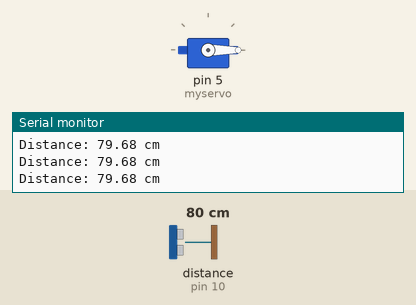
A program run on a simulated Arduino Uno, built with avr-gcc and run on an emulated ATmega328P. On the bench: servo, the last lines printed to the serial monitor. Wiring (inferred from the names in the program): ultrasonic range finder: trigger pin 9; echo pin 10. The inputs (shaded band) are chosen by the test bench; at power-on: distance to the obstacle (sensor on pin 10) 80 cm. The echo pulse lasts 58.3 µs per cm.

Above: at 1.2 s.
1.3 s: distance to the obstacle (sensor on pin 10) set to 18 cm
4.3 s: distance to the obstacle (sensor on pin 10) set to 13 cm
At 4.6 s:
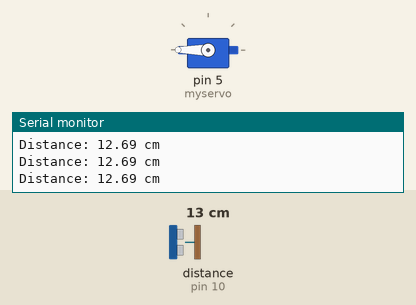
5.8 s: distance to the obstacle (sensor on pin 10) set to 35 cm
At 6.9 s:
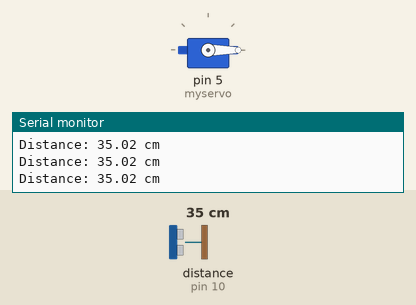
8.8 s: distance to the obstacle (sensor on pin 10) set to 12 cm
At 10.2 s:
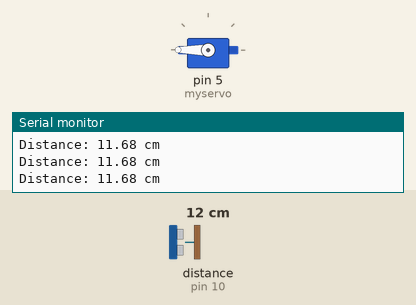
Timing chart, 0 to 11.8 s (numbered marks = the images above; inputs shaded):
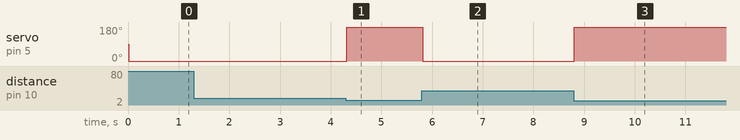

The program:

main.cpp
```cpp
/**
 * @file Ultrasonic_Servo_Control.ino
 * @version 1.0
 * @date 18 Feb 2026
 * @author Bhartendu Ji
 *
 * @brief Object detection and servo control using Ultrasonic Sensor (HC-SR04).
 *
 * @details
 * This program measures the distance of an object using an HC-SR04
 * ultrasonic sensor. If the detected object is within 15 cm,
 * a servo motor rotates to 180 degrees. Otherwise, it returns
 * to 0 degrees.
 *
 * @section hardware Hardware Requirements
 * - Arduino Board (Uno/Nano/etc.)
 * - HC-SR04 Ultrasonic Sensor
 * - Servo Motor (SG90 or equivalent)
 *
 * @section wiring Wiring Configuration
 * Ultrasonic Sensor:
 * - VCC  -> 5V
 * - GND  -> GND
 * - Trig -> Digital Pin 9
 * - Echo -> Digital Pin 10
 *
 * Servo Motor:
 * - Signal -> Digital Pin 5
 * - VCC    -> 5V
 * - GND    -> GND
 *
 * @section working Working Principle
 * 1. Send a short trigger pulse to the ultrasonic sensor.
 * 2. Measure echo return time using pulseIn().
 * 3. Calculate distance using speed of sound.
 * 4. Rotate servo based on threshold distance (15 cm).
 */

#include <Servo.h>

/** @brief Servo motor object */
Servo myservo;

/** @brief Ultrasonic trigger pin */
int trg_pin = 9;

/** @brief Ultrasonic echo pin */
int ech_pin = 10;


/**
 * @brief System initialization routine.
 *
 * Initializes:
 * - Ultrasonic sensor pins
 * - Servo motor attachment
 * - Serial communication (9600 baud)
 */
void setup() {
  pinMode(trg_pin, OUTPUT);
  pinMode(ech_pin, INPUT);

  myservo.attach(5);   ///< Attach servo to digital pin 5

  Serial.begin(9600);
}


/**
 * @brief Main control loop.
 *
 * @details
 * - Sends trigger pulse to ultrasonic sensor.
 * - Measures echo duration.
 * - Calculates distance in centimeters.
 * - Rotates servo to 180° if object ≤ 15 cm.
 * - Otherwise sets servo to 0°.
 * - Prints distance on Serial Monitor.
 */
void loop() {

  // Send trigger pulse
  digitalWrite(trg_pin, LOW);
  delayMicroseconds(2);
  digitalWrite(trg_pin, HIGH);
  delayMicroseconds(10);
  digitalWrite(trg_pin, LOW);

  // Measure echo duration
  long duration = pulseIn(ech_pin, HIGH);

  // Calculate distance (cm)
  float distance = duration * (0.0343 / 2);

  // Control servo based on distance threshold
  if (distance <= 15) {
    myservo.write(180);
  } else {
    myservo.write(0);
  }

  // Print distance to Serial Monitor
  Serial.print("Distance: ");
  Serial.print(distance);
  Serial.println(" cm");

  delay(10);
}
```

Measured:
- the behaviour switches between 16 and 15 cm on distance to the obstacle (sensor on pin 10) (found by bisection; images 0 and 1)
- after the input at 4.3 s, servo on pin 5 (myservo): 0° → 180° at once
- after the input at 5.8 s, servo on pin 5 (myservo): 180° → 0° at once
- after the input at 8.8 s, servo on pin 5 (myservo): 0° → 180° at once
